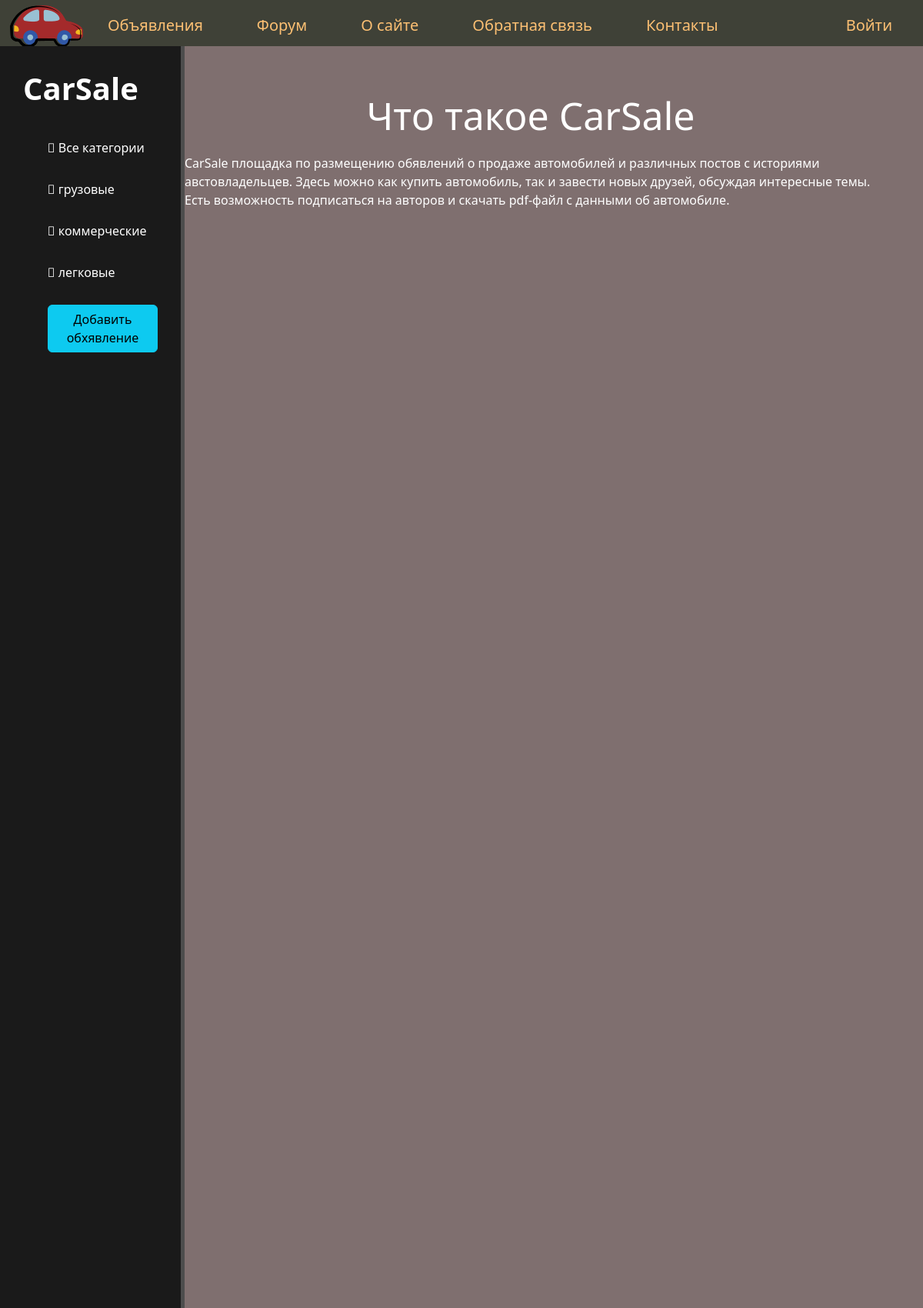
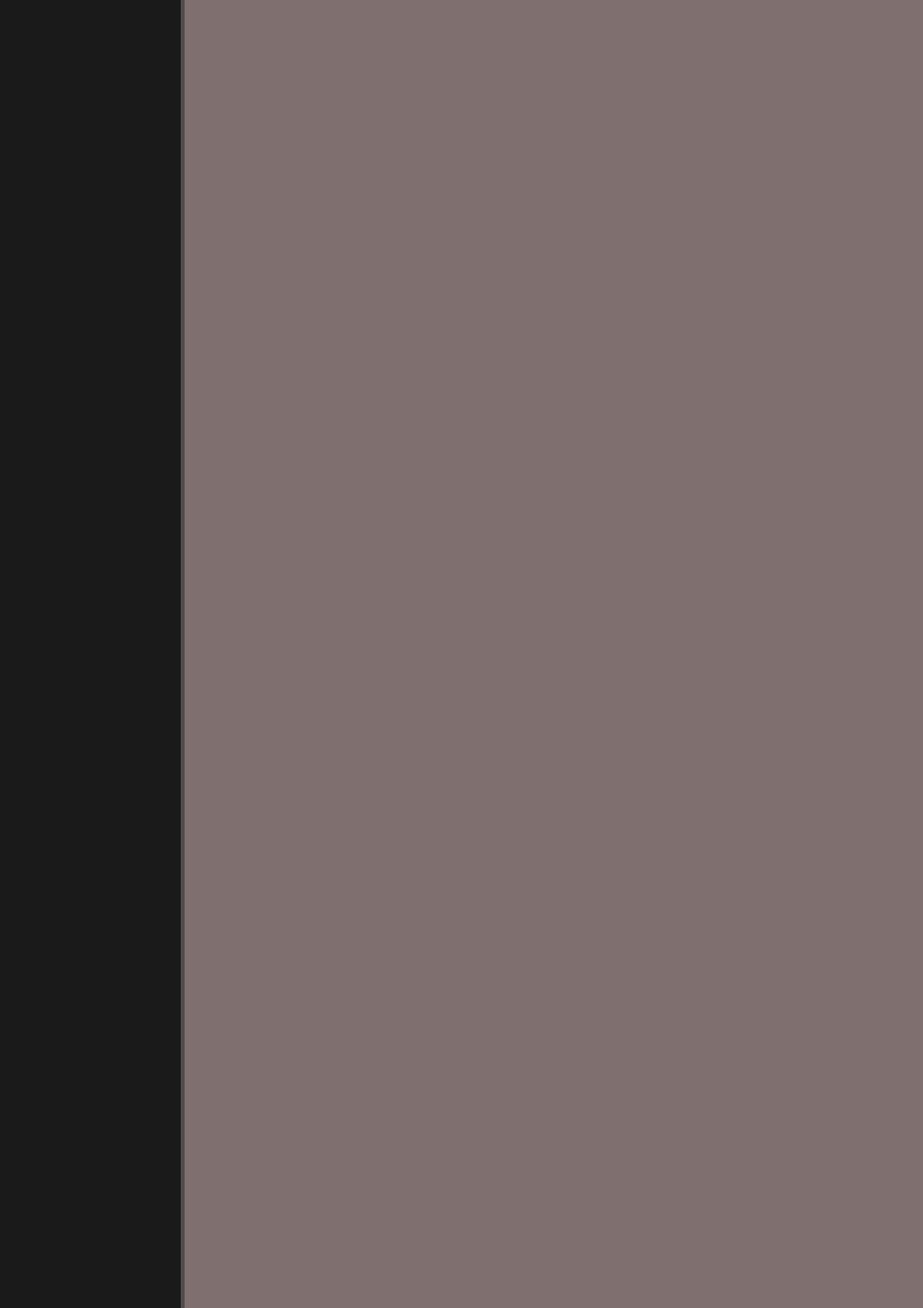
Page /car/about/ (upper part) on the committed database (2 pictures, top to bottom).
### car/models.py (models this page shows, shortened)
class Category_car(models.Model):
    name = models.CharField(max_length=255, verbose_name='тип автомобиля')
    slug = models.SlugField(
        max_length=255, unique=True, db_index=True, verbose_name="url"
        )
    def get_absolute_url(self):
        return reverse('car:category', kwargs={'cat_slug': self.slug})
    class Meta:
        verbose_name = 'Категория машин'
        verbose_name_plural = 'Категории машин'

### car/views.py (the view)
# urls.py: path('about/', about, name='about'),
def about(request):
    context = {
        'title': 'Что такое CarSale',
        'menu': menu,
        'flag_car': 'car',
    }
    return render(request, 'car/about.html', context=context)

### car/templatetags/car_tags.py (called while the page is built)
@register.inclusion_tag('car/categories_car.html')
def categories_car(sort=None, cat_selected=0):
    if not sort:
        cats = Category_car.objects.all()
    else:
        cats= Category_car.objects.order_by(sort)
    return {'cats': cats, 'cat_selected': cat_selected}

@register.inclusion_tag('menu.html')
def menu(menu):
    return {'menu': menu}

### car/templates/car/about.html (shortened to what this page needs)
{% extends 'base.html' %}
{% block content %}
    <div class="features">
        <h1>{{ title }}</h1>
        <p> CarSale площадка по размещению обявлений о продаже автомобилей и различных постов с историями австовладельцев. Здесь можно как купить автомобиль, так и завести новых друзей, обсуждая интересные темы. Есть возможность подписаться на авторов и скачать pdf-файл с данными об автомобиле. </p>
    </div>
{% endblock %}

### car/templates/car/categories_car.html
{% for cat in cats %}
    {% if cat.id == cat_selected %}
        <a ><li><span class="selected"></i> {{ cat.name }} </li></a>
    {% else %}
        <a href="{{ cat.get_absolute_url }}"><li><i class="fa-solid fa-car-side"></i> {{ cat.name }} </li></a>
    {% endif %}
{% endfor %}

### car/static/car/css/car.css (style rules this page uses)
body { background: #7f6f6f; }
aside a { color: #ffffff; text-decoration: none; }
aside ul a { list-style: none; text-decoration: none; }
aside ul li { color: #ffffff; display: block; margin-top: 30px; transition: transform .5s ease; }
main .features { float: left; color: #fff; margin-top: 40px; text-align: center; width: 75%; }
main .features h1 { font-size: 50px; margin: 20px auto; text-align: center }
main .features p { max-width: 4000px; margin: 20px auto; text-align: left }

### rows in the picture
Category_car: name "грузовые"
Category_car: name "коммерческие"
Category_car: name "легковые"

### other values in the picture
{{ m.title }} "Объявления" "Форум" "О сайте" "Обратная связь" "Контакты"
{{ m.title }} "Войти"
{{ title }} "Что такое CarSale"
